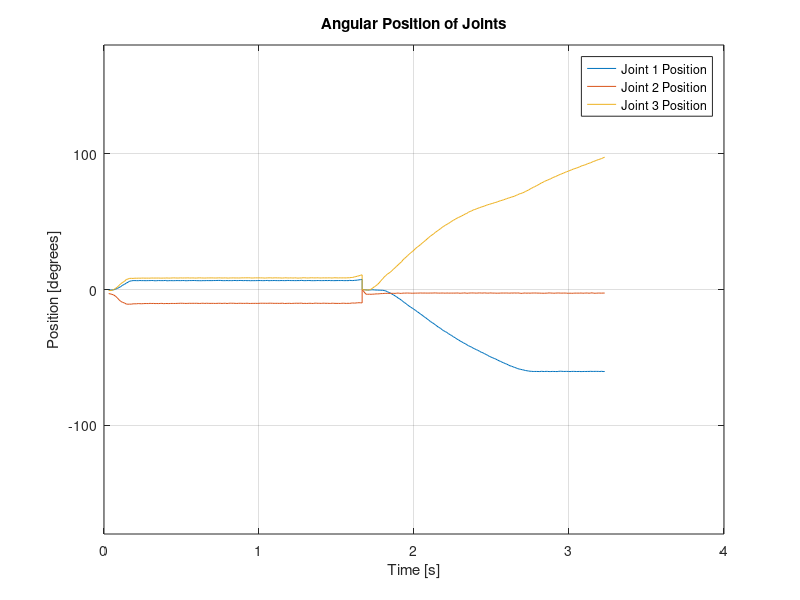
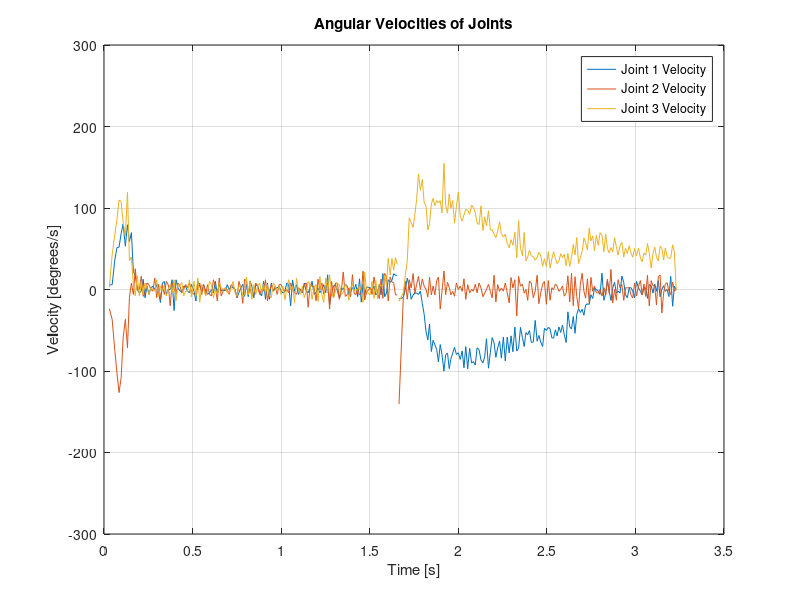

Write MATLAB code to recreate these figures, in order.
%% Part 3b:
 % plot the position and velocity of the joints

 %% Plot the positions
f = figure; % create figure
axes;
hold on;
box on;
grid on;

% center the figure on screen and resize it
fig_size = get(0, 'Screensize');
fig_pos = [0,0,0.9*fig_size(3), 0.8*fig_size(4)];
set(f, 'Position', fig_pos);
axis([0 4 -180 180]);
title('Angular Position of Joints');
xlabel('Time [s]'); ylabel('Position [degrees]');
% This is the giant csv file read in.
M = dlmread('moveToPoints.csv');

numsamples_point1 = 150;
numsamples_point2 = 151;
totalsamples = 301;

% The reformatted data from the .csv file.
importedFromCSV = zeros(totalsamples,4);

% Counter for counting the rows in the l for loop
i = 1;

% Iterate through for time
for q=1:totalsamples
    if q <= numsamples_point1    
    importedFromCSV(q,1) = M(q,1);
    elseif q > numsamples_point1
    importedFromCSV(q,1) = M(q,1) + M(numsamples_point1,1);
    end
end

%iterate through each axis
for m= 2:4
    % iterate through the columns for the data from each axis
    for l=1:totalsamples
        importedFromCSV(l,m) = M(l,(m*3)-4);        
    end
end

% Fill in the respective column vectors.
J1s(1:totalsamples,1) = importedFromCSV(1:totalsamples,1);
J1s(1:totalsamples,2) = importedFromCSV(1:totalsamples,2)./11.4;

vJ1s = importedFromCSV(:,1);
for k = 1:totalsamples-1
    vJ1s(k,2) = (J1s((k+1),2)-J1s(k,2))/(J1s(k+1,1)-J1s(k,1));
end

J2s(1:totalsamples,1) = importedFromCSV(1:totalsamples,1);
J2s(1:totalsamples,2) = importedFromCSV(1:totalsamples,3)./11.4;

vJ2s = importedFromCSV(:,1);
for w = 1:totalsamples-1
    vJ2s(w,2) = (J2s((w+1),2)-J2s(w,2))/(J2s(w+1,1)-J2s(w,1));
    
end

J3s(1:totalsamples,1) = importedFromCSV(1:totalsamples,1);
J3s(1:totalsamples,2) = importedFromCSV(1:totalsamples,4)./11.4;

vJ3s = importedFromCSV(:,1);
for p = 1:totalsamples-1
    vJ3s(p,2) = (J3s((p+1),2)-J3s(p,2))/(J3s(p+1,1)-J3s(p,1));
end

plot(J1s(1:totalsamples,1),J1s(1:totalsamples,2),J2s(1:totalsamples,1),J2s(1:totalsamples,2),...
    J3s(1:totalsamples,1),J3s(1:totalsamples,2));
legend('Joint 1 Position','Joint 2 Position','Joint 3 Position')

%% Plot the velocities
g = figure; % create figure
axes;
hold on;
box on;
grid on;

% center the figure on screen and resize it
fig_size = get(0, 'Screensize');
fig_pos = [0,0,0.9*fig_size(3), 0.8*fig_size(4)];
set(g, 'Position', fig_pos);
axis([0 3.5 -300 300]);
title('Angular Velocities of Joints');
xlabel('Time [s]'); ylabel('Velocity [degrees/s]');
plot(vJ1s(:,1),vJ1s(:,2),vJ2s(:,1),vJ2s(:,2), ...
    vJ3s(:,1),vJ3s(:,2));

legend('Joint 1 Velocity','Joint 2 Velocity','Joint 3 Velocity')